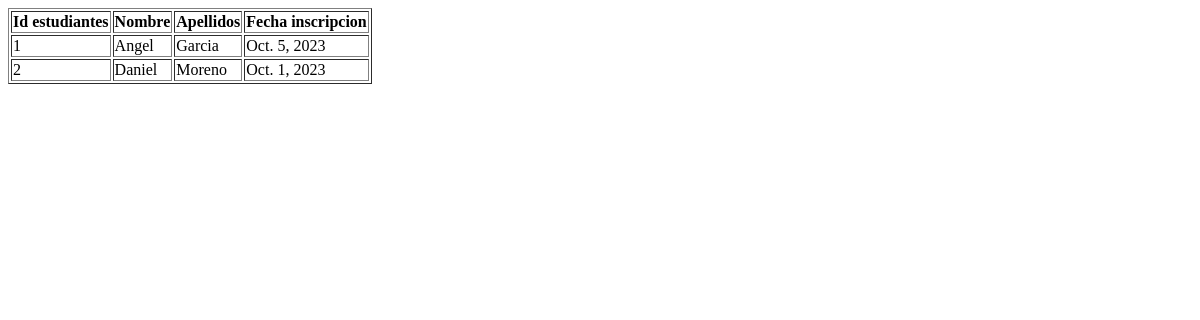
The page /estudiantes/ on the database as committed earlier.
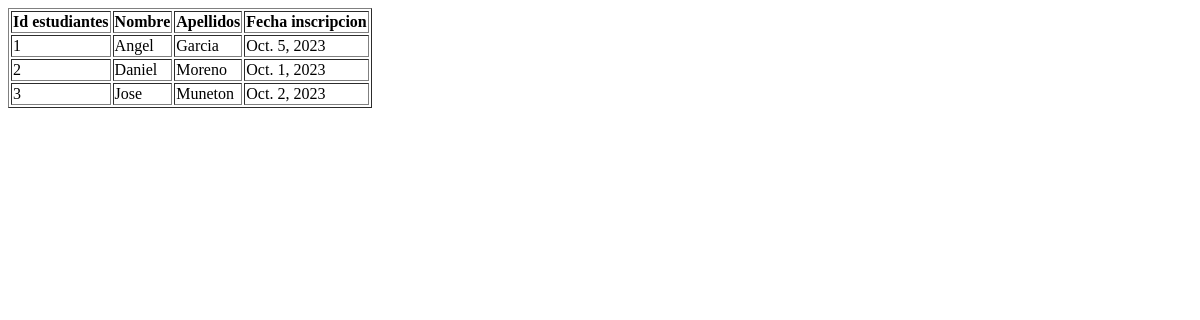
The same page on the database as committed later.
### estudiantes/models.py (models this page shows, shortened)
class Estudiante(models.Model):
    apellidos = models.CharField(max_length=255)
    nombres = models.CharField(max_length=255)
    fecha_inscripcion = models.DateField(null=True)

### estudiantes/views.py (the view)
# urls.py: path('estudiantes/', views.estudiantes, name='estudiantes'),
def estudiantes(request):
  mydata = Estudiante.objects.all()
  template = loader.get_template('estudiantes.html')
  context = {
    'misestudiantes': mydata,
  }
  return HttpResponse(template.render(context, request))

### estudiantes/templates/estudiantes.html
<table border='1'>
    <tr>
        <th>Id estudiantes</th>
        <th>Nombre</th>
        <th>Apellidos</th>
        <th>Fecha inscripcion</th>
    </tr>
    {% for x in misestudiantes %}
        <tr>
            <td>{{ x.id }}</td>
            <td>{{ x.nombres }}</td>
            <td>{{ x.apellidos }}</td>
            <td>{{ x.fecha_inscripcion }}</td>
        </tr>
    {% endfor %}
</table>

Rows that differ between the two databases and show on the page:
added Estudiante: id "3", nombres "Jose", apellidos "Muneton", fecha_inscripcion "Oct. 2, 2023"
